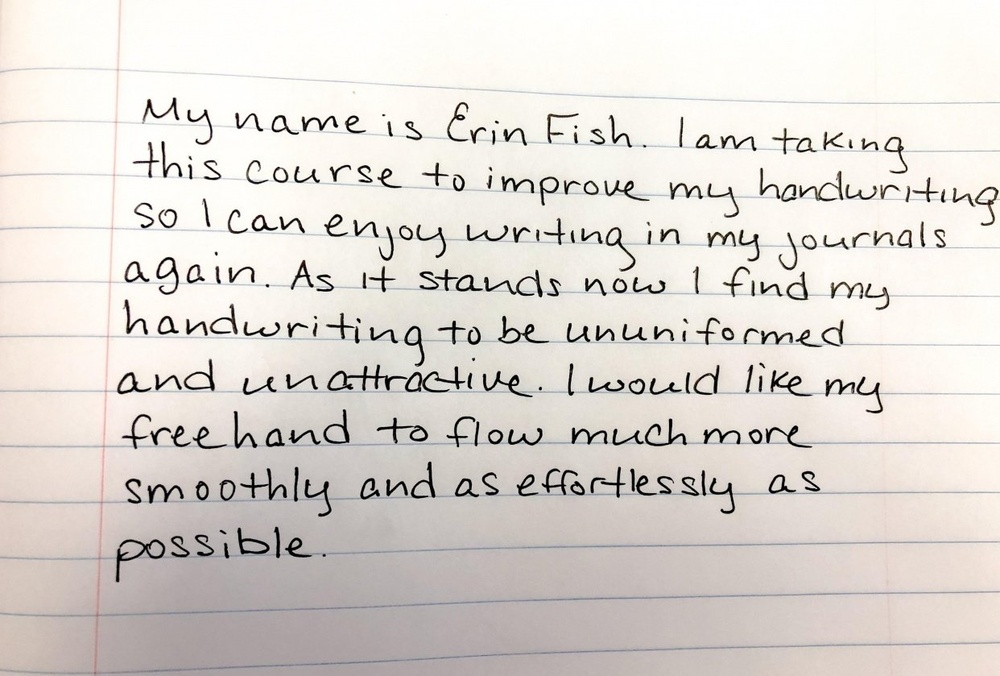
#> input picture OCR/handwriting.jpg, 1000 x 676 px, shrunk from 1242 x 839 before the run
$ python pytesseract_simple.py
#> lines starting #> are read from the running program, lines starting #| are printed output that depends on the picture; after the words box and inside, x2 and y2 are one past the last pixel; in counts of white or black regions, pixels touching at a corner belong together
import pytesseract
import cv2 # faster than PIL

pytesseract.pytesseract.tesseract_cmd = r'C:\Program Files\Tesseract-OCR\tesseract.exe'

def grayscale(image):
    return cv2.cvtColor(image, cv2.COLOR_BGR2GRAY)

def noise_removal(image):
    return cv2.medianBlur(image,5)

def threshold(image):
    return cv2.threshold(image, 0, 255, cv2.THRESH_BINARY + cv2.THRESH_OTSU)[1]
def convert(img):
    text = pytesseract.image_to_string(img)
    return text

def process():
    img = cv2.imread('handwriting.jpg')
#> img is the input picture: shape (676, 1000, 3); mean B, G, R 211, 216.2, 221.6
    img = grayscale(img)
    img = threshold(img)
#> in threshold, `return cv2.threshold(image, 0, 255, cv2.THRESH_BINARY + cv2.THRESH_OTS..`:
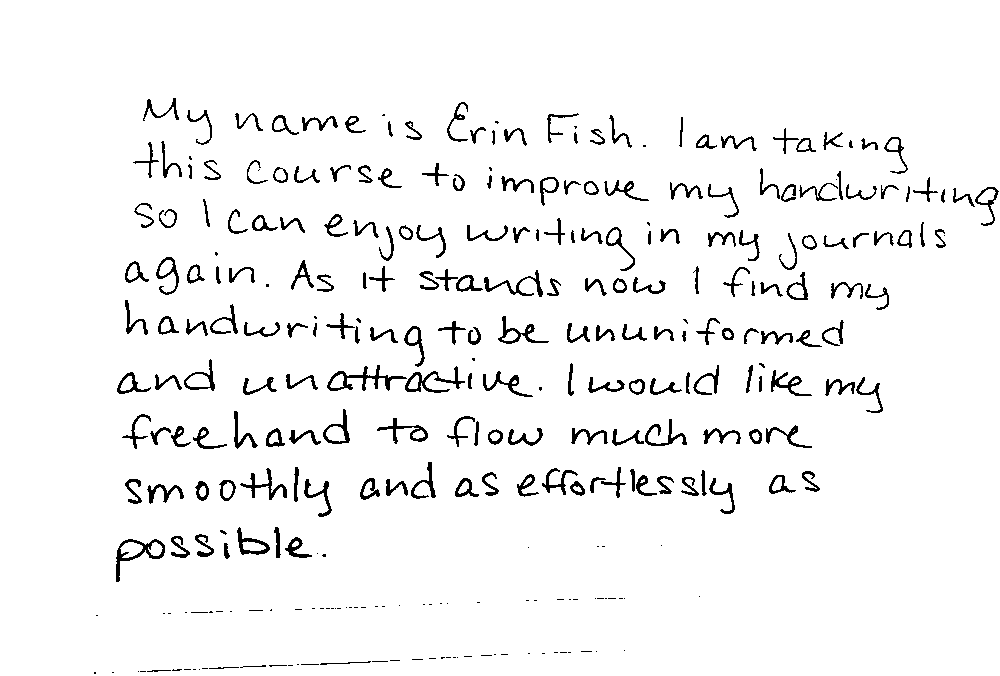
#> returned value: shape (676, 1000); 95.5% white; black in thin lines or dots, all inside (x1, y1, x2, y2) = (94, 98, 999, 674)
    img = noise_removal(img)
#> in noise_removal, `return cv2.medianBlur(image,5)`:
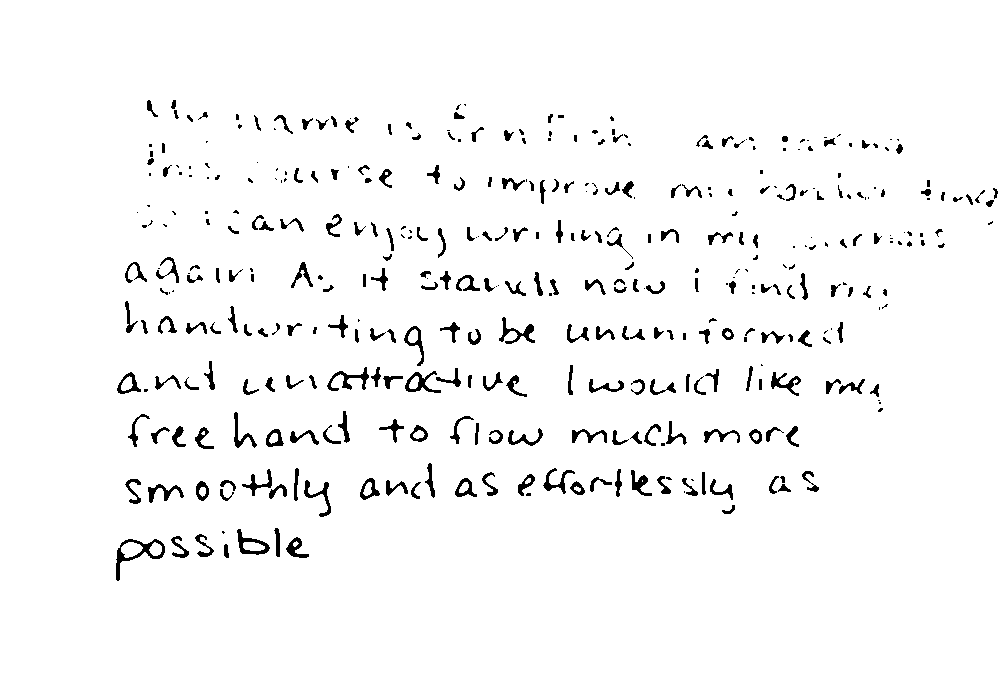
#> returned value: shape (676, 1000); 96.6% white; 400 black regions (139 under 20 px), largest, box (x1, y1, x2, y2) and area: (116, 539, 165, 581) 483, (327, 367, 369, 391) 321, (499, 317, 535, 344) 312
    #cv2.imwrite("processed_image.png",img)
    #cv2.imshow('window',test)
    print(convert(img))
#> (the call stopped at in convert, `text = pytesseract.image_to_string(img)`: pytesseract is not available in this run)

process()
